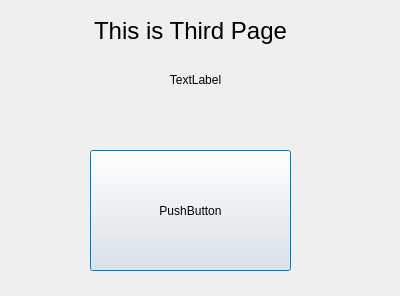
<?xml version="1.0" encoding="UTF-8"?>
<ui version="4.0">
 <class>Dialog</class>
 <widget class="QDialog" name="Dialog">
  <property name="geometry">
   <rect>
    <x>0</x>
    <y>0</y>
    <width>400</width>
    <height>296</height>
   </rect>
  </property>
  <property name="windowTitle">
   <string>Dialog</string>
  </property>
  <widget class="QLabel" name="label">
   <property name="geometry">
    <rect>
     <x>90</x>
     <y>0</y>
     <width>201</width>
     <height>61</height>
    </rect>
   </property>
   <property name="font">
    <font>
     <pointsize>18</pointsize>
    </font>
   </property>
   <property name="text">
    <string>This is Third Page</string>
   </property>
   <property name="alignment">
    <set>Qt::AlignCenter</set>
   </property>
   <property name="wordWrap">
    <bool>true</bool>
   </property>
  </widget>
  <widget class="QPushButton" name="pushButton">
   <property name="geometry">
    <rect>
     <x>90</x>
     <y>150</y>
     <width>201</width>
     <height>121</height>
    </rect>
   </property>
   <property name="text">
    <string>PushButton</string>
   </property>
  </widget>
  <widget class="QLabel" name="label_2">
   <property name="geometry">
    <rect>
     <x>-70</x>
     <y>70</y>
     <width>531</width>
     <height>20</height>
    </rect>
   </property>
   <property name="text">
    <string>TextLabel</string>
   </property>
   <property name="alignment">
    <set>Qt::AlignCenter</set>
   </property>
  </widget>
 </widget>
 <resources/>
 <connections/>
</ui>
